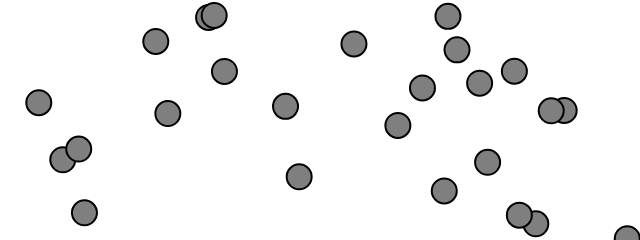
Frame 1 (no input)
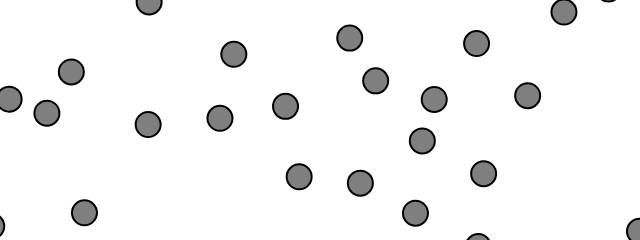
Frame 60 (no input)
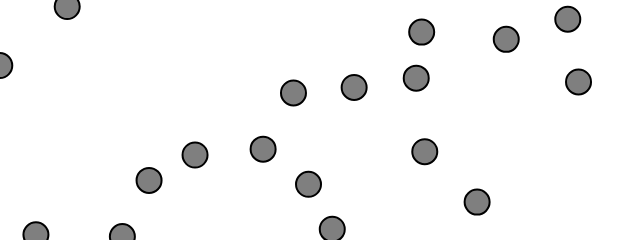
Frame 120 (the mouse pressed at the canvas centre since frame 60)

The p5.js sketch that drew these frames (run headless with seeded random() and noise() and a simulated clock; from frame 60 on, the mouse is pressed at the canvas centre):

// p5.js sketch
// ── sketch.js
let vehicles = [];

function setup() {
  let text = createP("click for more vehicles");
  createCanvas(640, 240);
  for (let i = 0; i < 25; i++) {
    vehicles.push(new Vehicle(random(width), random(height)));
  }
}

function draw() {
  background(255);

  for (let v of vehicles) {
    v.separate(vehicles);
    v.update();
    v.borders();
    v.show();
  }
}

function mouseDragged() {
  vehicles.push(new Vehicle(mouseX, mouseY));
}

// ── vehicle.js
class Vehicle {
  constructor(x, y) {
    this.position = createVector(x, y);
    this.r = 25;
    this.maxSpeed = 3;
    this.maxForce = 0.2;
    this.acc = createVector(0, 0);
    this.vel = createVector(0, 0);
  }

  applyForce(force) {
    this.acc.add(force);
  }

  // avoid collision
  separate(vehicles) {
    // desired separation is based on the Vehicle’s size.
    let desiredSeparation = this.r * 2;
    let sum = createVector();
    let count = 0;
    for (let other of vehicles) {
      const d = p5.Vector.dist(this.position, other.position);
      if (this != other && d < desiredSeparation) {
        let diff = p5.Vector.sub(this.position, other.position);
        // closer it is, the more the vehicle should flee. farther, the less. so inversely proportional with distance.
        diff.setMag(1 / d);
        sum.add(diff);
        count++;
      }
    }
    if (count > 0) {
      sum.setMag(this.maxSpeed);
      let steer = p5.Vector.sub(sum, this.vel);
      steer.limit(this.maxForce);
      this.applyForce(steer);
    }
  }

  update() {
    this.vel.add(this.acc);
    this.vel.limit(this.maxSpeed);
    this.position.add(this.vel);
    this.acc.mult(0);
  }

  show() {
    fill(127);
    stroke(0);
    strokeWeight(2);
    push();
    translate(this.position.x, this.position.y);
    circle(0, 0, this.r);
    pop();
  }

  // wraparound
  borders() {
    if (this.position.x < -this.r) this.position.x = width + this.r;
    if (this.position.y < -this.r) this.position.y = height + this.r;
    if (this.position.x > width + this.r) this.position.x = -this.r;
    if (this.position.y > height + this.r) this.position.y = -this.r;
  }
}
